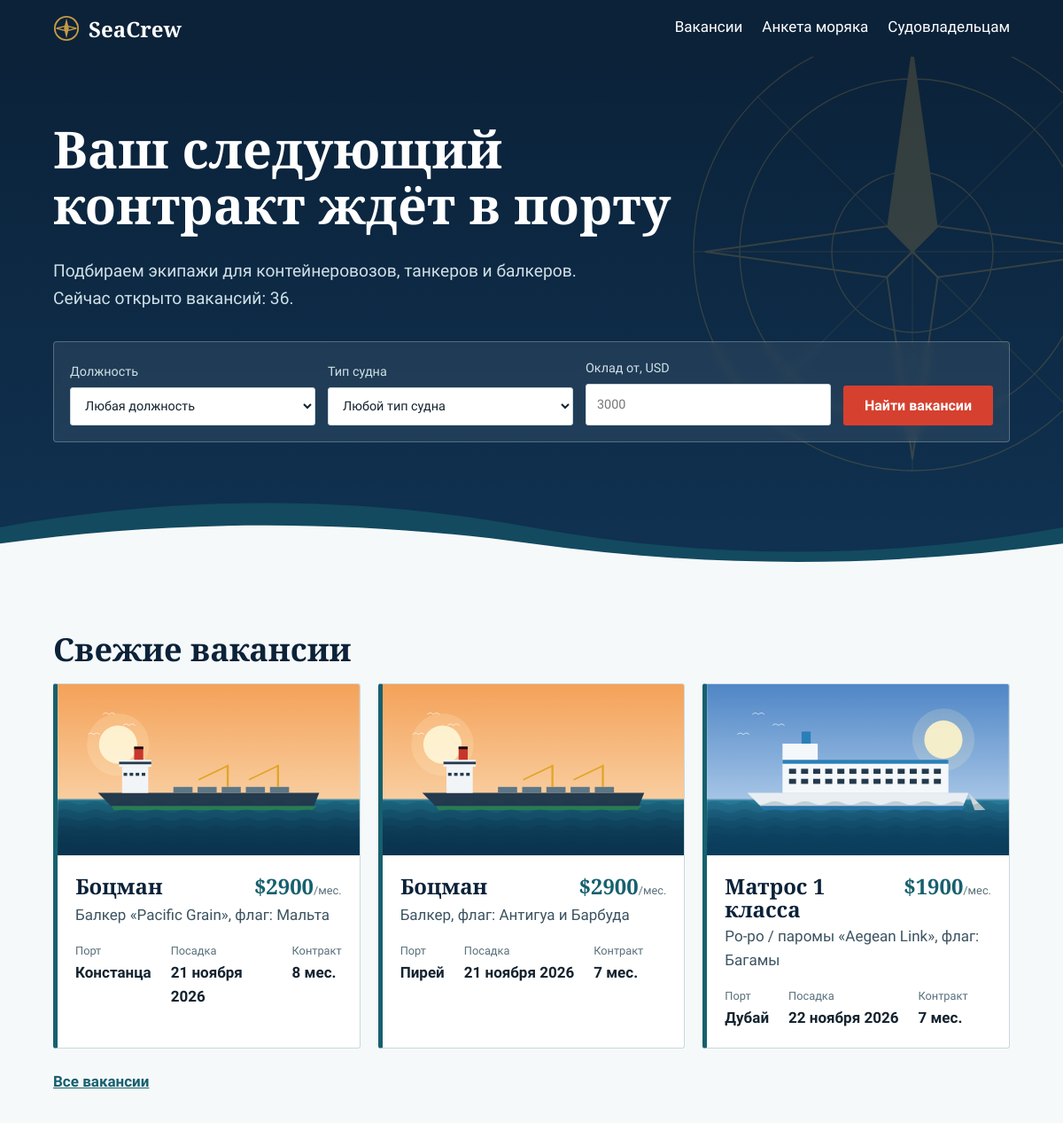
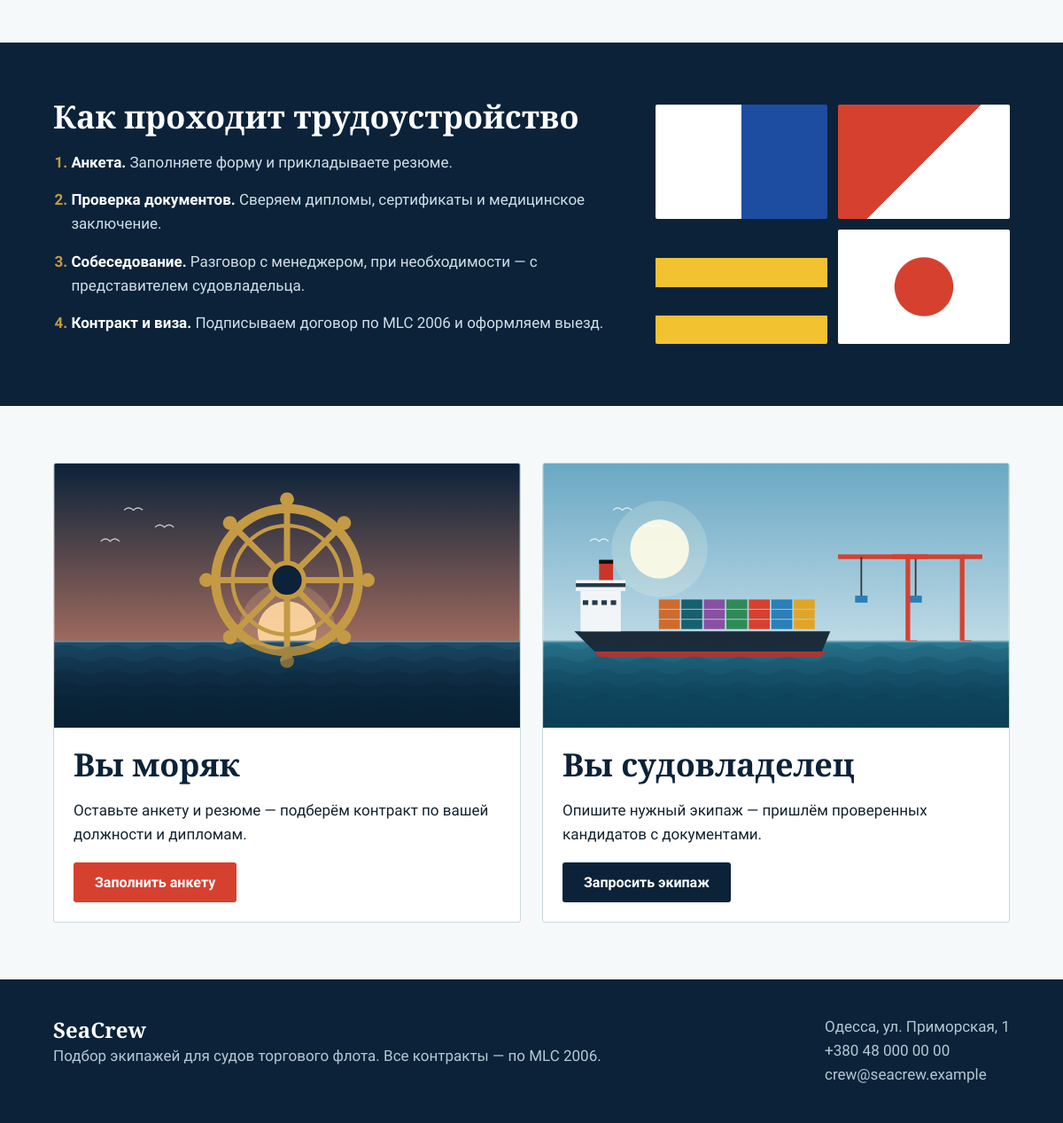
The page / on the database its author committed (2 pictures, top to bottom).
### crew/models.py (models this page shows, shortened)
class Vacancy(models.Model):
    rank = models.ForeignKey(Rank, on_delete=models.PROTECT, verbose_name="Должность", related_name="vacancies")
    vessel_type = models.ForeignKey(VesselType, on_delete=models.PROTECT, verbose_name="Тип судна", related_name="vacancies")
    vessel_name = models.CharField("Название судна", max_length=100, blank=True)
    flag = models.CharField("Флаг", max_length=60, blank=True)
    salary_usd = models.PositiveIntegerField("Оклад, USD / мес.")
    contract_months = models.PositiveSmallIntegerField("Контракт, мес.", default=6)
    joining_port = models.CharField("Порт посадки", max_length=100)
    joining_date = models.DateField("Дата посадки")
    min_experience = models.PositiveSmallIntegerField("Мин. опыт в должности, лет", default=0)
    requirements = models.TextField("Требования", blank=True)
    photo = models.ImageField("Своё фото судна", upload_to="vessels/", blank=True,
                              help_text="Необязательно. Если не загружено — берётся иллюстрация по типу судна")
    is_active = models.BooleanField("Открыта", default=True)
    created_at = models.DateTimeField(auto_now_add=True)
    class Meta:
        verbose_name = "вакансия"
        verbose_name_plural = "вакансии"
        ordering = ["joining_date"]
    def get_absolute_url(self):
        return reverse("vacancy_detail", args=[self.pk])
    @property
    def image_url(self):
        if self.photo:
            return self.photo.url
        return static(f"img/{self.vessel_type.kind}.svg")

class VesselType(models.Model):
    name = models.CharField("Тип судна", max_length=80, unique=True)
    kind = models.CharField("Иллюстрация", max_length=12, choices=VesselKind.choices,
                            default=VesselKind.GENERAL, help_text="Какая картинка показывается у вакансий этого типа")
    class Meta:
        verbose_name = "тип судна"
        verbose_name_plural = "типы судов"
        ordering = ["name"]
    def __str__(self):
        return self.name

class Rank(models.Model):
    name = models.CharField("Должность", max_length=80, unique=True)
    department = models.CharField("Служба", max_length=10, choices=Department.choices)
    class Meta:
        verbose_name = "должность"
        verbose_name_plural = "должности"
        ordering = ["department", "name"]
    def __str__(self):
        return self.name

### crew/views.py (the view)
# urls.py: path("", views.home, name="home"),
def home(request):
    return render(request, "crew/home.html", {
        "latest": Vacancy.objects.filter(is_active=True).select_related("rank", "vessel_type")[:3],
        "filter_form": VacancyFilterForm(),
        "vacancy_count": Vacancy.objects.filter(is_active=True).count(),
        "vessel_types": VesselType.objects.all(),
    })

### crew/forms.py
class VacancyFilterForm(forms.Form):
    rank = forms.ModelChoiceField(Rank.objects.all(), required=False, empty_label="Любая должность", label="Должность")
    vessel_type = forms.ModelChoiceField(VesselType.objects.all(), required=False, empty_label="Любой тип судна", label="Тип судна")
    min_salary = forms.IntegerField(required=False, min_value=0, label="Оклад от, USD",
                                    widget=forms.NumberInput(attrs={"placeholder": "например, 3000"}))

### crew/templates/crew/home.html (shortened to what this page needs)
{% extends "crew/base.html" %}
{% load static %}
{% block content %}
<section class="hero">
  <div class="wrap hero__in">
    <h1>Ваш следующий контракт ждёт в порту</h1>
    <p class="hero__lead">Подбираем экипажи для контейнеровозов, танкеров и балкеров. Сейчас открыто вакансий: {{ vacancy_count }}.</p>
    <form class="chart" action="{% url 'vacancy_list' %}" method="get" aria-label="Поиск вакансий">
      <label>Должность
        <select name="rank">
          <option value="">Любая должность</option>
        </select>
      </label>
      <label>Тип судна
        <select name="vessel_type">
          <option value="">Любой тип судна</option>
        </select>
      </label>
      <label>Оклад от, USD
        <input type="number" name="min_salary" min="0" placeholder="3000">
      </label>
      <button class="btn btn--red" type="submit">Найти вакансии</button>
    </form>
  </div>
  <svg class="waves" viewBox="0 0 1440 120" preserveAspectRatio="none" aria-hidden="true">
    <path class="w1" d="M0 60c120-40 240-40 360 0s240 40 360 0 240-40 360 0 240 40 360 0V120H0z"/>
    <path class="w2" d="M0 80c120-30 240-30 360 0s240 30 360 0 240-30 360 0 240 30 360 0V120H0z"/>
  </svg>
</section>
<section class="section wrap">
  <h2>Свежие вакансии</h2>
  <div class="grid">
    {% for v in latest %}{% include "crew/_vacancy_card.html" %}{% empty %}
      <p>Открытых вакансий пока нет. Оставьте анкету — мы напишем, когда появится подходящая.</p>
    {% endfor %}
  </div>
  <p class="more"><a href="{% url 'vacancy_list' %}">Все вакансии</a></p>
</section>
<section class="band">
  <div class="wrap band__in">
    <div>
      <h2>Как проходит трудоустройство</h2>
      <ol class="steps">
        <li><strong>Анкета.</strong> Заполняете форму и прикладываете резюме.</li>
        <li><strong>Проверка документов.</strong> Сверяем дипломы, сертификаты и медицинское заключение.</li>
        <li><strong>Собеседование.</strong> Разговор с менеджером, при необходимости — с представителем судовладельца.</li>
        <li><strong>Контракт и виза.</strong> Подписываем договор по MLC 2006 и оформляем выезд.</li>
      </ol>
    </div>
    <div class="flags" aria-hidden="true">
      <span class="flag f1"></span><span class="flag f2"></span><span class="flag f3"></span><span class="flag f4"></span>
    </div>
  </div>
</section>
<section class="section wrap audience">
  <a class="aud" href="{% url 'apply' %}">
    <img src="{% static 'img/seafarer.svg' %}" alt="" loading="lazy">
    <div><h2>Вы моряк</h2><p>Оставьте анкету и резюме — подберём контракт по вашей должности и дипломам.</p><span class="btn btn--red">Заполнить анкету</span></div>
  </a>
  <a class="aud" href="{% url 'shipowners' %}">
    <img src="{% static 'img/shipowner.svg' %}" alt="" loading="lazy">
    <div><h2>Вы судовладелец</h2><p>Опишите нужный экипаж — пришлём проверенных кандидатов с документами.</p><span class="btn btn--navy">Запросить экипаж</span></div>
  </a>
</section>
{% endblock %}

### crew/templates/crew/base.html (shortened to what this page needs)
{% load static %}<!DOCTYPE html>
<html lang="ru">
<head>
<link rel="stylesheet" href="{% static 'css/site.css' %}">
</head>
<body>
<header class="top">
  <div class="wrap top__in">
    <a class="logo" href="{% url 'home' %}" aria-label="SeaCrew — на главную">
      <svg viewBox="0 0 32 32" width="30" height="30" aria-hidden="true"><circle cx="16" cy="16" r="14" fill="none" stroke="currentColor" stroke-width="2"/><path d="M16 4l3 12-3 12-3-12z" fill="currentColor"/><path d="M4 16l12-3 12 3-12 3z" fill="none" stroke="currentColor" stroke-width="1.5"/></svg>
      <span>SeaCrew</span>
    </a>
    <nav class="nav" aria-label="Основное меню">
      <a href="{% url 'vacancy_list' %}">Вакансии</a>
      <a href="{% url 'apply' %}">Анкета моряка</a>
      <a href="{% url 'shipowners' %}">Судовладельцам</a>
    </nav>
  </div>
</header>
<main id="main">{% block content %}{% endblock %}</main>
<footer class="foot">
  <div class="wrap foot__in">
    <div>
      <p class="foot__brand">SeaCrew</p>
      <p>Подбор экипажей для судов торгового флота. Все контракты — по MLC 2006.</p>
    </div>
    <div>
      <p>Одесса, ул. Приморская, 1<br>+380 48 000 00 00<br>crew@seacrew.example</p>
    </div>
  </div>
</footer>
</body>
</html>

### crew/templates/crew/_vacancy_card.html
<article class="vcard">
  <a class="vcard__img" href="{{ v.get_absolute_url }}" tabindex="-1" aria-hidden="true"><img src="{{ v.image_url }}" alt="" loading="lazy"></a>
  <div class="vcard__body">
  <div class="vcard__head">
    <h3><a href="{{ v.get_absolute_url }}">{{ v.rank }}</a></h3>
    <p class="vcard__pay">${{ v.salary_usd }}<small>/мес.</small></p>
  </div>
  <p class="vcard__vessel">{{ v.vessel_type }}{% if v.vessel_name %} «{{ v.vessel_name }}»{% endif %}{% if v.flag %}, флаг: {{ v.flag }}{% endif %}</p>
  <dl class="vcard__meta">
    <div><dt>Порт</dt><dd>{{ v.joining_port }}</dd></div>
    <div><dt>Посадка</dt><dd>{{ v.joining_date|date:"j E Y" }}</dd></div>
    <div><dt>Контракт</dt><dd>{{ v.contract_months }} мес.</dd></div>
  </dl>
  </div>
</article>

### rows shown on the page
Vacancy: image_url (picture), rank "Боцман", salary_usd "2900", vessel_type "Балкер", vessel_name "Pacific Grain", flag "Мальта", joining_port "Констанца", joining_date "21 ноября 2026", contract_months "8"
Vacancy: image_url (picture), rank "Боцман", salary_usd "2900", vessel_type "Балкер", flag "Антигуа и Барбуда", joining_port "Пирей", joining_date "21 ноября 2026", contract_months "7"
Vacancy: image_url (picture), rank "Матрос 1 класса", salary_usd "1900", vessel_type "Ро-ро / паромы", vessel_name "Aegean Link", flag "Багамы", joining_port "Дубай", joining_date "22 ноября 2026", contract_months "7"

### other values the page prints
{{ vacancy_count }} "36"
